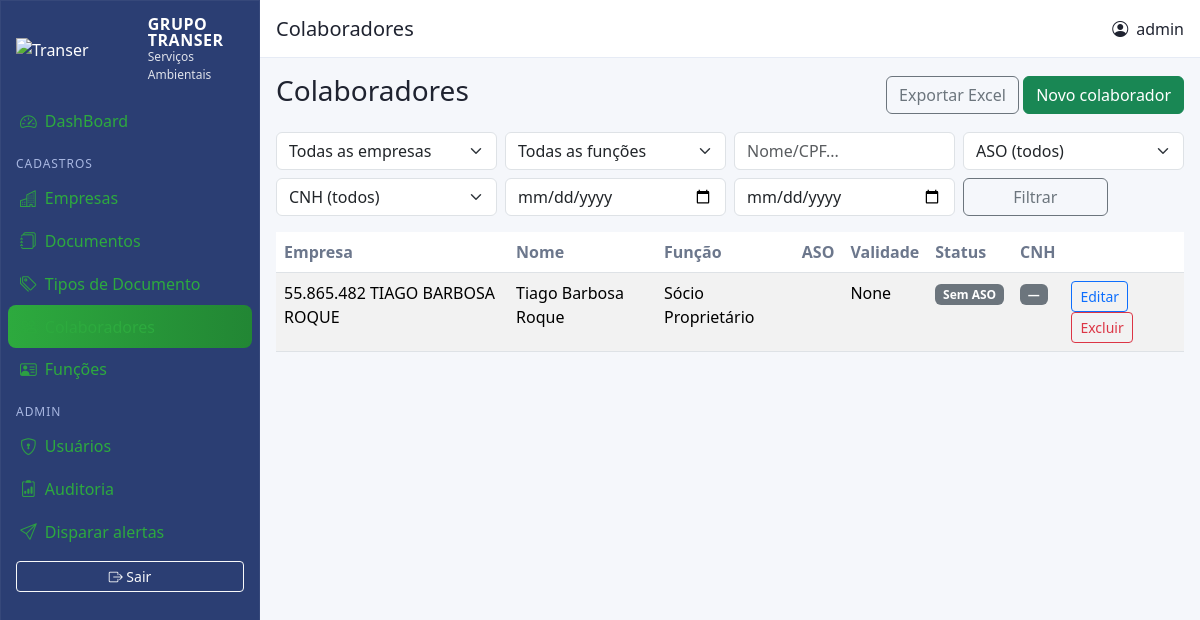
The app's page /rh/colaboradores (signed in) with its own data.
### models.py (models this page shows, shortened)
class TimestampMixin:
    created_at = db.Column(db.DateTime, default=datetime.utcnow)
    updated_at = db.Column(db.DateTime, default=datetime.utcnow, onupdate=datetime.utcnow)

class User(UserMixin, TimestampMixin, db.Model):
    id = db.Column(db.Integer, primary_key=True)
    username = db.Column(db.String(80), unique=True, nullable=False)
    password_hash = db.Column(db.String(255), nullable=False)
    role = db.Column(db.String(20), default="user")
    active = db.Column(db.Boolean, default=True)

class Employee(TimestampMixin, db.Model):
    id = db.Column(db.Integer, primary_key=True)
    company_id = db.Column(db.Integer, db.ForeignKey("company.id"), nullable=False)
    funcao_id = db.Column(db.Integer, db.ForeignKey("function.id"))
    ativo = db.Column(db.Boolean, default=True)
    nome = db.Column(db.String(150), nullable=False)
    data_nascimento = db.Column(db.Date)
    genero = db.Column(db.String(20))
    estado_civil = db.Column(db.String(50))
    nome_pai = db.Column(db.String(150))
    nome_mae = db.Column(db.String(150))
    data_admissao = db.Column(db.Date)
    salario = db.Column(db.Float)
    jornada = db.Column(db.String(100))
    cpf = db.Column(db.String(14))
    rg = db.Column(db.String(20))
    cnh = db.Column(db.String(20))
    titulo_eleitor = db.Column(db.String(20))
    reservista = db.Column(db.String(30))
    pis_pasep = db.Column(db.String(20))
    ctps = db.Column(db.String(30))
    cep = db.Column(db.String(10))
    logradouro = db.Column(db.String(200))
    numero = db.Column(db.String(20))
    complemento = db.Column(db.String(100))
    bairro = db.Column(db.String(100))
    cidade = db.Column(db.String(100))
    uf = db.Column(db.String(2))
    fone = db.Column(db.String(20))
    celular = db.Column(db.String(20))
    email = db.Column(db.String(120))
    banco = db.Column(db.String(100))
    agencia = db.Column(db.String(20))
    conta = db.Column(db.String(20))
    tipo_conta = db.Column(db.String(20))
    pix_tipo = db.Column(db.String(20))
    pix_chave = db.Column(db.String(200))
    foto_path = db.Column(db.String(255))
    assinatura_path = db.Column(db.String(255))
    aso_data = db.Column(db.Date)
    aso_tipo = db.Column(db.String(30))
    aso_arquivo_path = db.Column(db.String(255))
    aso_validade = db.Column(db.Date)
    cnh_validade = db.Column(db.Date)
    exame_toxico_validade = db.Column(db.Date)
    funcao = db.relationship("Function")
    @property
    def aso_status(self):
        if self.aso_validade:
            if self.aso_validade < date.today(): return "ASO vencido"
            elif (self.aso_validade - date.today()).days <= 30: return "ASO a vencer"
            return "ASO vigente"
        return "Sem ASO"

class Company(TimestampMixin, db.Model):
    id = db.Column(db.Integer, primary_key=True)
    razao_social = db.Column(db.String(150), nullable=False)
    nome_fantasia = db.Column(db.String(150))
    cnpj = db.Column(db.String(20), unique=True, nullable=False)
    inscricao_estadual = db.Column(db.String(30))
    logradouro = db.Column(db.String(200))
    numero = db.Column(db.String(20))
    complemento = db.Column(db.String(100))
    bairro = db.Column(db.String(100))
    cidade = db.Column(db.String(100))
    uf = db.Column(db.String(2))
    cep = db.Column(db.String(10))
    ativa = db.Column(db.Boolean, default=True)
    alert_email = db.Column(db.String(200))
    alert_whatsapp = db.Column(db.String(50))
    documents = db.relationship("Document", backref="company", lazy=True)
    employees = db.relationship("Employee", backref="company", lazy=True)

class Function(TimestampMixin, db.Model):
    id = db.Column(db.Integer, primary_key=True)
    nome = db.Column(db.String(100), nullable=False, unique=True)
    descricao = db.Column(db.String(255))
    cbo = db.Column(db.String(20))

### blueprints/hr/routes.py (the view, shortened to what this page needs)
@hr_bp.route("/colaboradores")
@login_required
def employees_list():
    q = request.args.get("q","").strip()
    company_id = request.args.get("company_id")
    funcao_id = request.args.get("funcao_id")
    status = request.args.get("aso","")
    cnh = request.args.get("cnh","")
    de = request.args.get("aso_de"); ate = request.args.get("aso_ate")
    query = Employee.query
    if company_id: query = query.filter(Employee.company_id == int(company_id))
    if funcao_id: query = query.filter(Employee.funcao_id == int(funcao_id))
    if q:
        like = f"%{q}%"
        query = query.filter((Employee.nome.ilike(like)) | (Employee.cpf.ilike(like)))
    employees = query.order_by(Employee.nome).all()
    hoje = date.today()
    def parse_date(s):
        try: return _dt.strptime(s, "%Y-%m-%d").date()
        except: return None
    d1, d2 = parse_date(de), parse_date(ate)
    if d1: employees = [e for e in employees if e.aso_validade and e.aso_validade >= d1]
    if d2: employees = [e for e in employees if e.aso_validade and e.aso_validade <= d2]
    companies = Company.query.order_by(Company.razao_social).all()
    funcoes = Function.query.order_by(Function.nome).all()
    return render_template("hr/employees_list.html", employees=employees, companies=companies, funcoes=funcoes,
                           company_id=company_id, funcao_id=funcao_id, status=status, cnh=cnh, q=q, aso_de=de, aso_ate=ate)

### models.py (called while the page is built)
@login_manager.user_loader
def load_user(user_id):
    return User.query.get(int(user_id))

### templates/hr/employees_list.html (shortened to what this page needs)
{% extends 'base.html' %}
{% block page_title %}<h5 class="m-0">Colaboradores</h5>{% endblock %}
{% block content %}
<div class="d-flex justify-content-between align-items-center mb-3">
  <h3>Colaboradores</h3>
  <div>
    <a class="btn btn-outline-secondary" href="{{ url_for('rh.employees_export') }}">Exportar Excel</a>
    <a class="btn btn-success" href="{{ url_for('rh.employees_new') }}">Novo colaborador</a>
  </div>
</div>
<form class="row g-2 mb-3">
  <div class="col-md-3">
    <select name="company_id" class="form-select">
      <option value="">Todas as empresas</option>
    </select>
  </div>
  <div class="col-md-3">
    <select name="funcao_id" class="form-select">
      <option value="">Todas as funções</option>
    </select>
  </div>
  <div class="col-md-3"><input class="form-control" name="q" placeholder="Nome/CPF..." value="{{ q or '' }}"></div>
  <div class="col-md-3">
    <select name="aso" class="form-select">
      <option value="">ASO (todos)</option>
    </select>
  </div>
  <div class="col-md-3">
    <select name="cnh" class="form-select">
      <option value="">CNH (todos)</option>
    </select>
  </div>
  <div class="col-md-3"><input type="date" class="form-control" name="aso_de" value="{{ aso_de or '' }}" placeholder="ASO de"></div>
  <div class="col-md-3"><input type="date" class="form-control" name="aso_ate" value="{{ aso_ate or '' }}" placeholder="ASO até"></div>
  <div class="col-md-2"><button class="btn btn-outline-secondary w-100">Filtrar</button></div>
</form>
<table class="table table-striped">
  <thead><tr><th>Empresa</th><th>Nome</th><th>Função</th><th>ASO</th><th>Validade</th><th>Status</th><th>CNH</th><th></th></tr></thead>
  <tbody>
  {% for e in employees %}
    <tr>
      <td>{{ e.company.razao_social }}</td>
      <td>{{ e.nome }}</td>
      <td>{{ e.funcao.nome if e.funcao else '' }}</td>
      <td>{{ e.aso_tipo }}</td>
      <td>{{ e.aso_validade }}</td>
      <td>
        {% set s = e.aso_status %}
        {% if s == 'ASO vencido' %}<span class="badge text-bg-danger">{{ s }}</span>
        {% elif s == 'ASO a vencer' %}<span class="badge text-bg-warning">{{ s }}</span>
        {% elif s == 'ASO vigente' %}<span class="badge text-bg-success">{{ s }}</span>
        {% else %}<span class="badge text-bg-secondary">{{ s }}</span>{% endif %}
      </td>
      <td>
        {% if not e.cnh_validade %}<span class="badge text-bg-secondary">—</span>
        {% elif e.cnh_validade < today %}<span class="badge text-bg-danger">Vencida</span>
        {% elif (e.cnh_validade - today).days <= 30 %}<span class="badge text-bg-warning">A vencer</span>
        {% else %}<span class="badge text-bg-success">Vigente</span>{% endif %}
      </td>
      <td>
        <a class="btn btn-sm btn-outline-primary" href="{{ url_for('rh.employees_edit', emp_id=e.id) }}">Editar</a>
        <form method="post" action="{{ url_for('rh.employees_delete', emp_id=e.id) }}" class="d-inline" onsubmit="return confirm('Excluir colaborador?');">
          <button class="btn btn-sm btn-outline-danger">Excluir</button>
        </form>
      </td>
    </tr>
  {% endfor %}
  </tbody>
</table>
{% endblock %}

### templates/base.html (shortened to what this page needs)
<!doctype html>
<html lang="pt-br">
<head>
  <link href="https://cdn.jsdelivr.net/npm/bootstrap@5.3.3/dist/css/bootstrap.min.css" rel="stylesheet">
  <link href="https://cdn.jsdelivr.net/npm/bootstrap-icons@1.11.3/font/bootstrap-icons.css" rel="stylesheet">
  <link href="{{ url_for('static', filename='css/style.css') }}" rel="stylesheet">
</head>
<body>
<div class="app-shell">
  <aside class="sidebar d-flex flex-column">
    <div class="brand px-3 py-3 d-flex align-items-center gap-2">
      <img src="{{ url_for('static', filename='img/logo.png') }}" alt="Transer" class="brand-logo">
      <div class="brand-text">
        <div class="brand-title">GRUPO TRANSER</div>
        <div class="brand-sub">Serviços Ambientais</div>
      </div>
    </div>
    <nav class="nav flex-column px-2">
      <a href="{{ url_for('main.index') }}" class="nav-link {% if request.endpoint=='main.index' %}active{% endif %}">
        <i class="bi bi-speedometer2"></i> DashBoard
      </a>
      <div class="nav-section">Cadastros</div>
      <a href="{{ url_for('companies.list') }}" class="nav-link {% if request.blueprint=='companies' %}active{% endif %}"><i class="bi bi-buildings"></i> Empresas</a>
      <a href="{{ url_for('documents.list') }}" class="nav-link {% if request.blueprint=='documents' and request.endpoint!='documents.types' %}active{% endif %}"><i class="bi bi-journals"></i> Documentos</a>
      <a href="{{ url_for('documents.types') }}" class="nav-link {% if request.endpoint=='documents.types' %}active{% endif %}"><i class="bi bi-tags"></i> Tipos de Documento</a>
      <a href="{{ url_for('rh.employees_list') }}" class="nav-link {% if request.endpoint=='rh.employees_list' %}active{% endif %}"><i class="bi bi-people"></i> Colaboradores</a>
      <a href="{{ url_for('rh.functions') }}" class="nav-link {% if request.endpoint=='rh.functions' %}active{% endif %}"><i class="bi bi-person-vcard"></i> Funções</a>
      {% if current_user.is_authenticated and current_user.role == 'admin' %}
      <div class="nav-section">Admin</div>
      <a href="{{ url_for('auth.users_list') }}" class="nav-link {% if request.endpoint=='auth.users_list' %}active{% endif %}"><i class="bi bi-shield-lock"></i> Usuários</a>
      <a href="{{ url_for('admin.audit') }}" class="nav-link {% if request.endpoint=='admin.audit' %}active{% endif %}"><i class="bi bi-clipboard2-data"></i> Auditoria</a>
      <a href="{{ url_for('admin.trigger_alerts') }}" class="nav-link"><i class="bi bi-send"></i> Disparar alertas</a>
      {% endif %}
      <div class="mt-auto p-2"><a href="{{ url_for('auth.logout') }}" class="btn btn-sm btn-outline-light w-100"><i class="bi bi-box-arrow-right"></i> Sair</a></div>
    </nav>
  </aside>
  <section class="content">
    <header class="topbar d-flex justify-content-between align-items-center px-3">
      <div class="page-title">{% block page_title %}{% endblock %}</div>
      <div class="user-info d-flex align-items-center gap-2"><i class="bi bi-person-circle"></i> {{ current_user.username }}</div>
    </header>
    <main class="page px-3 py-3">
      {% block content %}{% endblock %}
    </main>
  </section>
</div>
</body>
</html>

### static/css/style.css (style rules this page uses)
:root { --navy:#2B3E73;--navy-700:#22345F;--green:#2DAA3E;--green-700:#228634;--bg:#f5f7fb;--text:#1f2330;--muted:#6c778c; }
body { background-color:var(--bg);color:var(--text) }
.app-shell { display:flex;min-height:100vh }
.sidebar { width:260px;background:var(--navy);color:#fff;position:sticky;top:0;height:100vh;box-shadow:0 0 0 1px rgba(255,255,255,.05) inset }
.brand-logo { width:180px;max-height:56px;height:auto;object-fit:contain }
.brand-title { font-weight:700;letter-spacing:.5px;line-height:1 }
.brand-sub { font-size:.75rem;opacity:.85 }
.sidebar .nav-link { color:#dfe7ff;border-radius:8px;padding:.55rem .75rem;display:flex;gap:.5rem;align-items:center;font-weight:500;transition:background .15s ease,transform .05s ease }
.sidebar .nav-link i { font-size:1.05rem;opacity:.9 }
.sidebar .nav-link.active { background:linear-gradient(90deg,var(--green),var(--green-700));color:#fff }
.nav-section { color:#a8b7e1;font-size:.75rem;text-transform:uppercase;letter-spacing:.08em;margin:.75rem .5rem .25rem }
.content { flex:1;display:flex;flex-direction:column }
.topbar { height:58px;background:#fff;border-bottom:1px solid #e6ebf5 }
.page { max-width:1300px;margin:0 auto }
.table thead th { color:var(--muted);font-weight:600 }
.badge { font-weight:600 }
a:not(.btn),.link-primary,.text-primary { color:var(--green)!important }
.btn-success { color:#fff }

### records on screen
User: username "admin"
Employee: company.razao_social "55.865.482 TIAGO BARBOSA ROQUE", nome "Tiago Barbosa Roque", funcao "Sócio Proprietário", aso_validade "None", s "Sem ASO"
